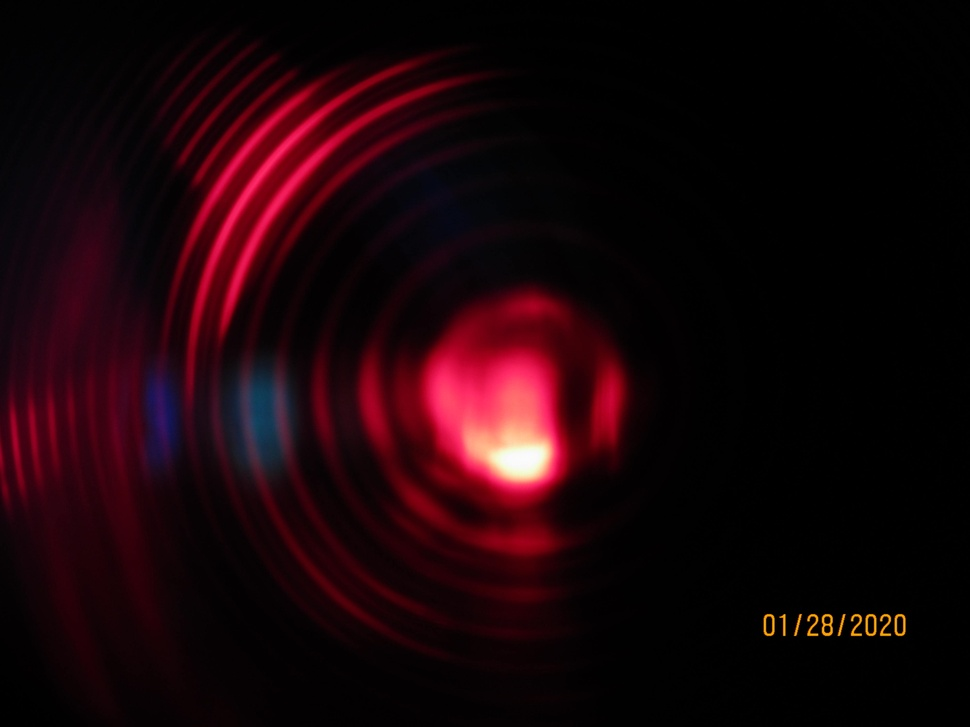
#> input picture Lab1_Zeeman/FP_pattern_91.6mV_j0.JPG, 970 x 727 px, shrunk from 4000 x 3000 before the run
$ python error_intensity.py
#> lines starting #> are read from the running program, lines starting #| are printed output that depends on the picture; long printed decimals are rounded
import numpy as np
from PIL import Image
import matplotlib.pyplot as plt


im = Image.open('FP_pattern_91.6mV_j0.JPG').convert('F')
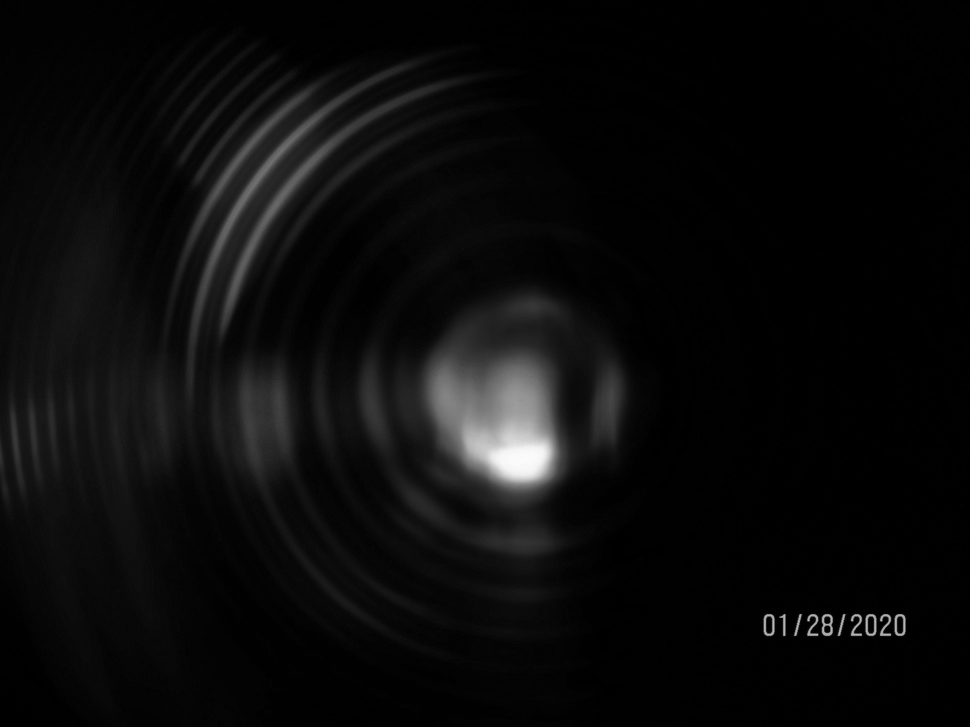
#> im: PIL image 970x727 F; min 0, max 251.3, mean 11.2
pixels_1 = np.array(im)

plt.imshow(pixels_1)
plt.colorbar()
plt.show()
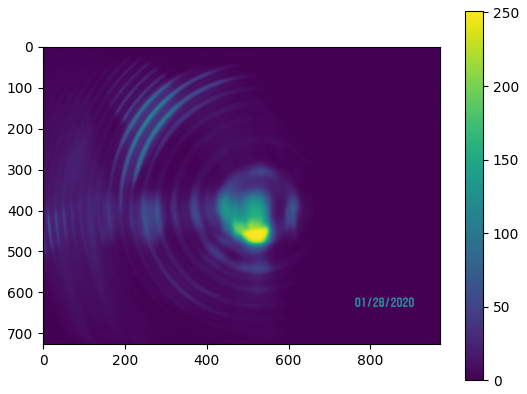
#> figure drawn by matplotlib, 2 panels

im = Image.open('FP_pattern_91.6mV_j1.JPG').convert('F')
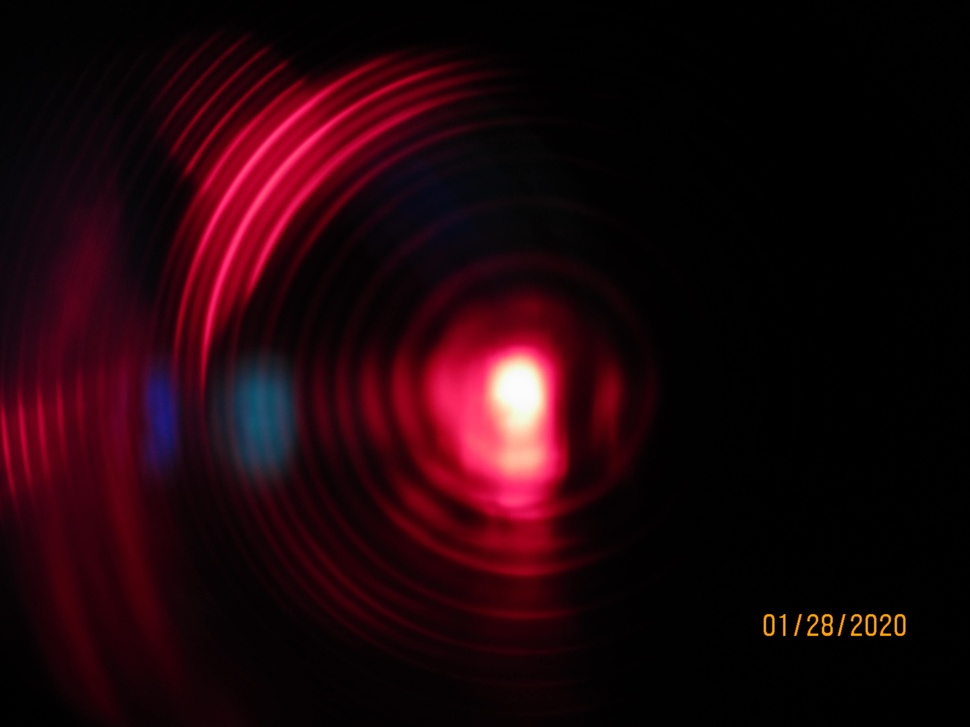
#> input picture Lab1_Zeeman/FP_pattern_91.6mV_j1.JPG, 970 x 727 px, shrunk from 4000 x 3000 before the run
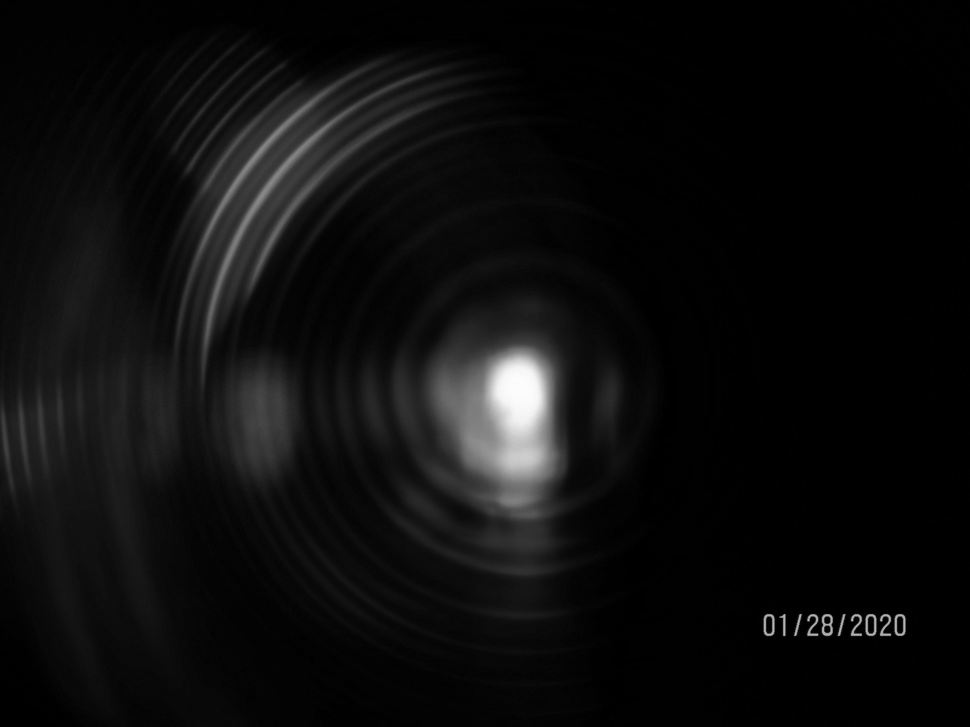
#> im: PIL image 970x727 F; min 0, max 253.2, mean 13.5
pixels_2 = np.array(im)

plt.imshow(pixels_2)
plt.colorbar()
plt.show()
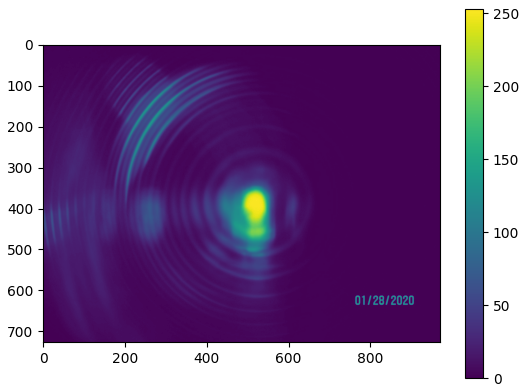
#> figure drawn by matplotlib, 2 panels

print(np.mean(np.absolute(pixels_1-pixels_2)))
#| 4.786

plt.imshow(np.absolute(pixels_1-pixels_2))
plt.colorbar()
plt.show()
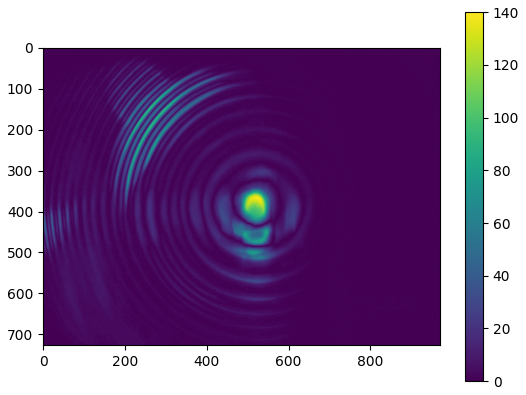
#> figure drawn by matplotlib, 2 panels
